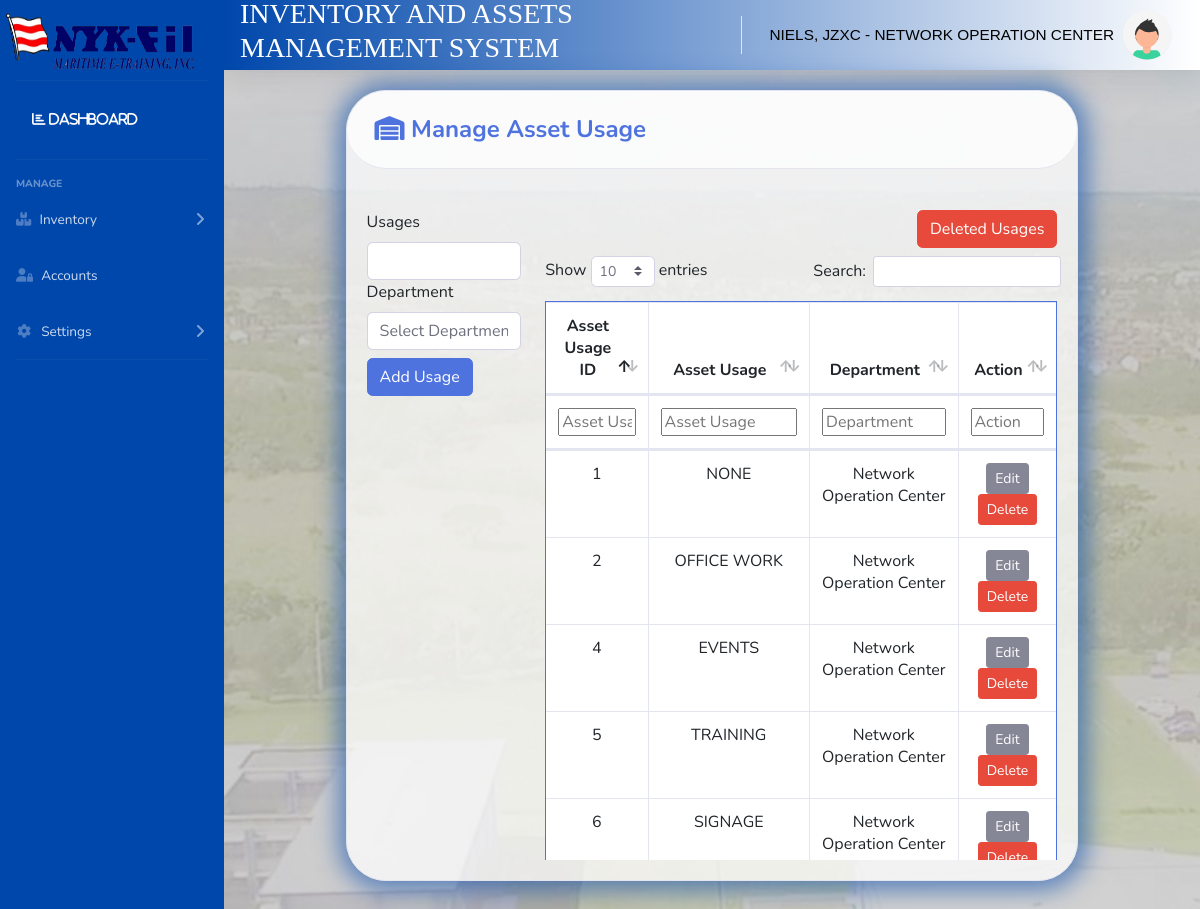
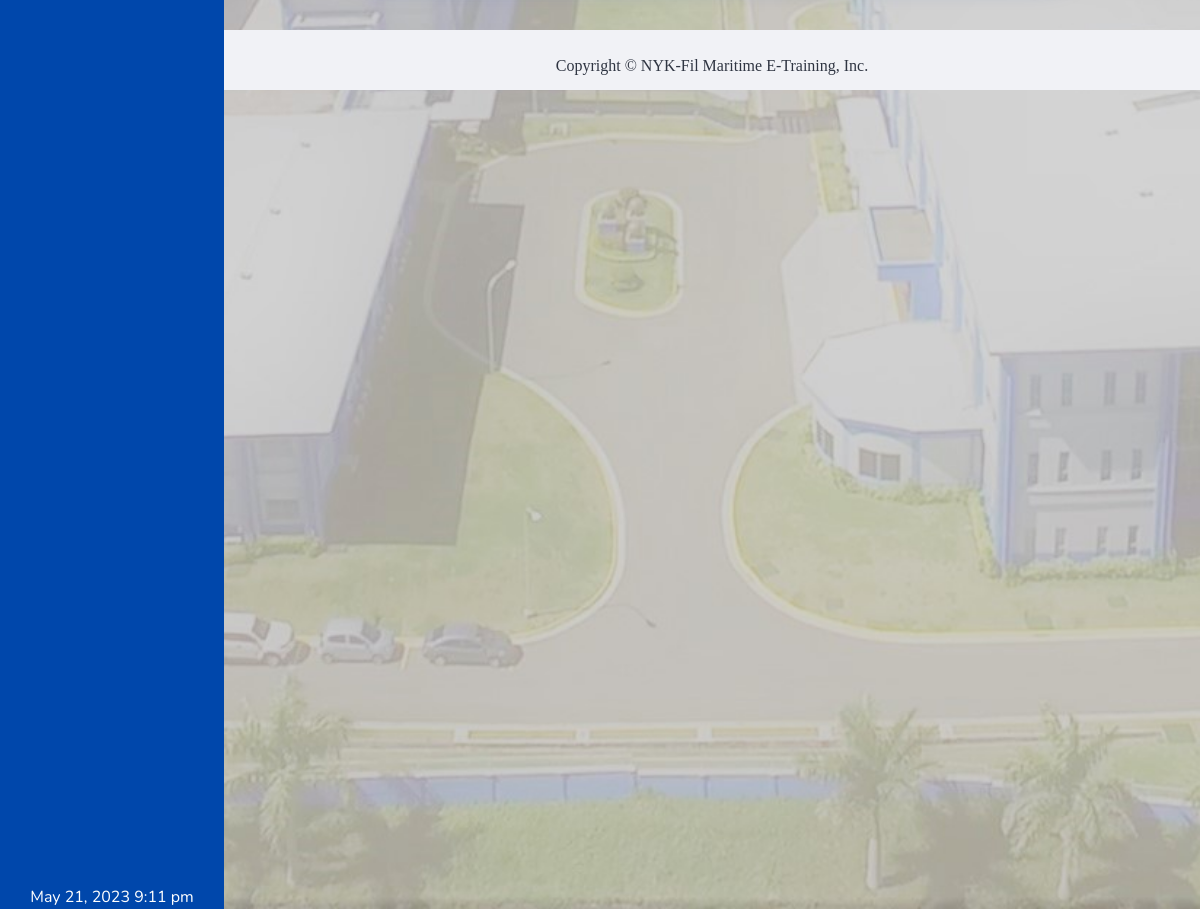
Page /pages/assetusage.php (signed in) on the committed database (2 pictures, top to bottom).
### tables this page shows
CREATE TABLE `assetusage_tbl` (
  `assetusageid` int(11) NOT NULL,
  `assetusage` varchar(250) NOT NULL,
  `departmentid` int(11) NOT NULL,
  `usage_deleted` int(11) NOT NULL
);

CREATE TABLE `department_tbl` (
  `departmentid` int(11) NOT NULL,
  `department` varchar(255) NOT NULL,
  `dept_deleted` int(11) NOT NULL
);

### pages/assetusageclass.php (the view, shortened to what this page needs)
<?php
function populatetblassetusage($userlevelid , $userdeptid)
{
  try
  {
    include '../includes/dbcon.php';
    if($userlevelid == 2)
    {
      $statement = $conn->prepare("Select a.assetusageid,a.assetusage,a.usage_deleted,
                                    b.department from assetusage_tbl as a
                                    inner join department_tbl as b on a.departmentid=b.departmentid where a.departmentid = ".$userdeptid." and a.usage_deleted= 1 ");
    }
    else if($userlevelid == 1 || $userlevelid == 3)
    {
      $statement = $conn->prepare("Select a.assetusageid,a.assetusage,a.usage_deleted,
      b.department from assetusage_tbl as a
      inner join department_tbl as b on a.departmentid=b.departmentid where a.usage_deleted= 1 ");
    }
    $statement->execute();
    $result = $statement->get_result();
          while($row = $result->fetch_assoc())
          {
              echo "<tr>";
              echo "<td>".$row["assetusageid"]."</td>";
              echo "<td>".$row["assetusage"]."</td>";
              if($userlevelid == 1)
              {
                echo "<td>".$row["department"]."</td>";
              }
              echo "<td>
              <a class='btn btn-secondary btn-sm edit_btn' style='color:white;'>
              Edit
              </a>
              <a class='btn btn-danger btn-sm ' onclick='return checkdelete()' href='assetusagedelete.php?id=".$row["assetusageid"]."' style='color:white;'>
              Delete
              </a>
              </td>";
              echo "</tr>";
          }
  }
  catch (\Exception $e)
  {
  }
}
?>

### pages/head.php (style rules this page uses)
table,th,td { color:black; }

### rows in the picture
assetusage_tbl: assetusageid "1", assetusage "NONE", departmentid.department "Network Operation Center"
assetusage_tbl: assetusageid "2", assetusage "OFFICE WORK", departmentid.department "Network Operation Center"
assetusage_tbl: assetusageid "4", assetusage "EVENTS", departmentid.department "Network Operation Center"
assetusage_tbl: assetusageid "5", assetusage "TRAINING", departmentid.department "Network Operation Center"
assetusage_tbl: assetusageid "6", assetusage "SIGNAGE", departmentid.department "Network Operation Center"

### other values in the picture
$userfullname "NIELS, JZXC"
$userdepartment "NETWORK OPERATION CENTER"
